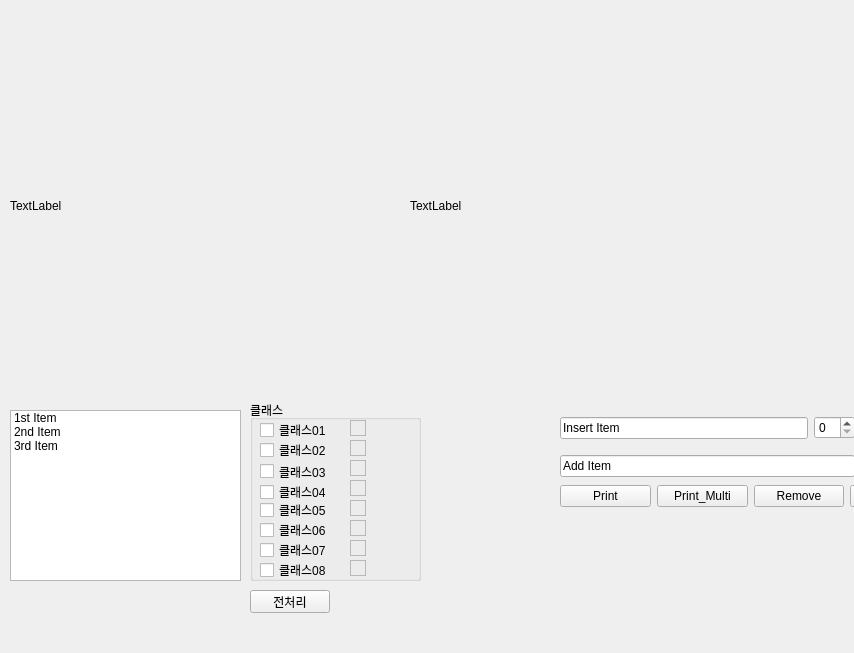
<?xml version="1.0" encoding="UTF-8"?>
<ui version="4.0">
 <class>Dialog</class>
 <widget class="QDialog" name="Dialog">
  <property name="geometry">
   <rect>
    <x>0</x>
    <y>0</y>
    <width>854</width>
    <height>653</height>
   </rect>
  </property>
  <property name="windowTitle">
   <string>Dialog</string>
  </property>
  <property name="autoFillBackground">
   <bool>false</bool>
  </property>
  <widget class="QListWidget" name="listWidget_Test">
   <property name="geometry">
    <rect>
     <x>10</x>
     <y>410</y>
     <width>231</width>
     <height>171</height>
    </rect>
   </property>
   <property name="dragDropMode">
    <enum>QAbstractItemView::NoDragDrop</enum>
   </property>
   <property name="selectionMode">
    <enum>QAbstractItemView::MultiSelection</enum>
   </property>
   <property name="wordWrap">
    <bool>false</bool>
   </property>
   <item>
    <property name="text">
     <string>1st Item</string>
    </property>
   </item>
   <item>
    <property name="text">
     <string>2nd Item</string>
    </property>
   </item>
   <item>
    <property name="text">
     <string>3rd Item</string>
    </property>
   </item>
  </widget>
  <widget class="QWidget" name="layoutWidget">
   <property name="geometry">
    <rect>
     <x>560</x>
     <y>410</y>
     <width>381</width>
     <height>36</height>
    </rect>
   </property>
   <layout class="QHBoxLayout" name="horizontalLayout_2">
    <item>
     <widget class="QLineEdit" name="line_insertItem">
      <property name="text">
       <string>Insert Item</string>
      </property>
     </widget>
    </item>
    <item>
     <widget class="QSpinBox" name="spin_insertRow"/>
    </item>
    <item>
     <widget class="QPushButton" name="btn_insertItem">
      <property name="text">
       <string>Insert</string>
      </property>
     </widget>
    </item>
   </layout>
  </widget>
  <widget class="QWidget" name="layoutWidget">
   <property name="geometry">
    <rect>
     <x>560</x>
     <y>450</y>
     <width>381</width>
     <height>33</height>
    </rect>
   </property>
   <layout class="QHBoxLayout" name="horizontalLayout">
    <item>
     <widget class="QLineEdit" name="line_addItem">
      <property name="text">
       <string>Add Item</string>
      </property>
     </widget>
    </item>
    <item>
     <widget class="QPushButton" name="btn_addItem">
      <property name="text">
       <string>add</string>
      </property>
     </widget>
    </item>
   </layout>
  </widget>
  <widget class="QWidget" name="layoutWidget">
   <property name="geometry">
    <rect>
     <x>560</x>
     <y>480</y>
     <width>381</width>
     <height>32</height>
    </rect>
   </property>
   <layout class="QHBoxLayout" name="horizontalLayout_3">
    <item>
     <widget class="QPushButton" name="btn_printItem">
      <property name="text">
       <string>Print</string>
      </property>
     </widget>
    </item>
    <item>
     <widget class="QPushButton" name="btn_printMultiItems">
      <property name="text">
       <string>Print_Multi</string>
      </property>
     </widget>
    </item>
    <item>
     <widget class="QPushButton" name="btn_removeItem">
      <property name="text">
       <string>Remove</string>
      </property>
     </widget>
    </item>
    <item>
     <widget class="QPushButton" name="btn_clearItem">
      <property name="text">
       <string>Clear</string>
      </property>
     </widget>
    </item>
   </layout>
  </widget>
  <widget class="QPushButton" name="btn_Preprocessing">
   <property name="geometry">
    <rect>
     <x>250</x>
     <y>590</y>
     <width>80</width>
     <height>23</height>
    </rect>
   </property>
   <property name="text">
    <string>전처리</string>
   </property>
  </widget>
  <widget class="QLabel" name="label_picture01">
   <property name="geometry">
    <rect>
     <x>10</x>
     <y>10</y>
     <width>381</width>
     <height>391</height>
    </rect>
   </property>
   <property name="text">
    <string>TextLabel</string>
   </property>
  </widget>
  <widget class="QLabel" name="label_picture02">
   <property name="geometry">
    <rect>
     <x>410</x>
     <y>10</y>
     <width>381</width>
     <height>391</height>
    </rect>
   </property>
   <property name="text">
    <string>TextLabel</string>
   </property>
  </widget>
  <widget class="QGroupBox" name="groupBox">
   <property name="geometry">
    <rect>
     <x>250</x>
     <y>400</y>
     <width>171</width>
     <height>181</height>
    </rect>
   </property>
   <property name="title">
    <string>클래스 </string>
   </property>
   <widget class="QCheckBox" name="groupchk_3">
    <property name="geometry">
     <rect>
      <x>10</x>
      <y>61</y>
      <width>81</width>
      <height>21</height>
     </rect>
    </property>
    <property name="text">
     <string>클래스03</string>
    </property>
   </widget>
   <widget class="QCheckBox" name="groupchk_1">
    <property name="geometry">
     <rect>
      <x>10</x>
      <y>20</y>
      <width>81</width>
      <height>20</height>
     </rect>
    </property>
    <property name="text">
     <string>클래스01</string>
    </property>
   </widget>
   <widget class="QCheckBox" name="groupchk_4">
    <property name="geometry">
     <rect>
      <x>10</x>
      <y>82</y>
      <width>81</width>
      <height>20</height>
     </rect>
    </property>
    <property name="text">
     <string>클래스04</string>
    </property>
   </widget>
   <widget class="QCheckBox" name="groupchk_2">
    <property name="geometry">
     <rect>
      <x>10</x>
      <y>40</y>
      <width>81</width>
      <height>20</height>
     </rect>
    </property>
    <property name="text">
     <string>클래스02</string>
    </property>
   </widget>
   <widget class="QFrame" name="frame_1">
    <property name="geometry">
     <rect>
      <x>100</x>
      <y>20</y>
      <width>16</width>
      <height>16</height>
     </rect>
    </property>
    <property name="styleSheet">
     <string notr="true">rgb(85, 255, 127)</string>
    </property>
    <property name="frameShape">
     <enum>QFrame::StyledPanel</enum>
    </property>
    <property name="frameShadow">
     <enum>QFrame::Raised</enum>
    </property>
   </widget>
   <widget class="QFrame" name="frame_2">
    <property name="geometry">
     <rect>
      <x>100</x>
      <y>40</y>
      <width>16</width>
      <height>16</height>
     </rect>
    </property>
    <property name="frameShape">
     <enum>QFrame::StyledPanel</enum>
    </property>
    <property name="frameShadow">
     <enum>QFrame::Raised</enum>
    </property>
   </widget>
   <widget class="QFrame" name="frame_3">
    <property name="geometry">
     <rect>
      <x>100</x>
      <y>60</y>
      <width>16</width>
      <height>16</height>
     </rect>
    </property>
    <property name="frameShape">
     <enum>QFrame::StyledPanel</enum>
    </property>
    <property name="frameShadow">
     <enum>QFrame::Raised</enum>
    </property>
   </widget>
   <widget class="QFrame" name="frame_4">
    <property name="geometry">
     <rect>
      <x>100</x>
      <y>80</y>
      <width>16</width>
      <height>16</height>
     </rect>
    </property>
    <property name="frameShape">
     <enum>QFrame::StyledPanel</enum>
    </property>
    <property name="frameShadow">
     <enum>QFrame::Raised</enum>
    </property>
   </widget>
   <widget class="QCheckBox" name="groupchk_5">
    <property name="geometry">
     <rect>
      <x>10</x>
      <y>100</y>
      <width>81</width>
      <height>20</height>
     </rect>
    </property>
    <property name="text">
     <string>클래스05</string>
    </property>
   </widget>
   <widget class="QCheckBox" name="groupchk_6">
    <property name="geometry">
     <rect>
      <x>10</x>
      <y>120</y>
      <width>81</width>
      <height>20</height>
     </rect>
    </property>
    <property name="text">
     <string>클래스06</string>
    </property>
   </widget>
   <widget class="QCheckBox" name="groupchk_7">
    <property name="geometry">
     <rect>
      <x>10</x>
      <y>140</y>
      <width>81</width>
      <height>20</height>
     </rect>
    </property>
    <property name="text">
     <string>클래스07</string>
    </property>
   </widget>
   <widget class="QCheckBox" name="groupchk_8">
    <property name="geometry">
     <rect>
      <x>10</x>
      <y>160</y>
      <width>81</width>
      <height>20</height>
     </rect>
    </property>
    <property name="text">
     <string>클래스08</string>
    </property>
   </widget>
   <widget class="QFrame" name="frame_8">
    <property name="geometry">
     <rect>
      <x>100</x>
      <y>160</y>
      <width>16</width>
      <height>16</height>
     </rect>
    </property>
    <property name="frameShape">
     <enum>QFrame::StyledPanel</enum>
    </property>
    <property name="frameShadow">
     <enum>QFrame::Raised</enum>
    </property>
   </widget>
   <widget class="QFrame" name="frame_7">
    <property name="geometry">
     <rect>
      <x>100</x>
      <y>140</y>
      <width>16</width>
      <height>16</height>
     </rect>
    </property>
    <property name="frameShape">
     <enum>QFrame::StyledPanel</enum>
    </property>
    <property name="frameShadow">
     <enum>QFrame::Raised</enum>
    </property>
   </widget>
   <widget class="QFrame" name="frame_5">
    <property name="geometry">
     <rect>
      <x>100</x>
      <y>100</y>
      <width>16</width>
      <height>16</height>
     </rect>
    </property>
    <property name="styleSheet">
     <string notr="true">rgb(85, 255, 127)</string>
    </property>
    <property name="frameShape">
     <enum>QFrame::StyledPanel</enum>
    </property>
    <property name="frameShadow">
     <enum>QFrame::Raised</enum>
    </property>
   </widget>
   <widget class="QFrame" name="frame_6">
    <property name="geometry">
     <rect>
      <x>100</x>
      <y>120</y>
      <width>16</width>
      <height>16</height>
     </rect>
    </property>
    <property name="frameShape">
     <enum>QFrame::StyledPanel</enum>
    </property>
    <property name="frameShadow">
     <enum>QFrame::Raised</enum>
    </property>
   </widget>
  </widget>
 </widget>
 <resources/>
 <connections/>
</ui>
